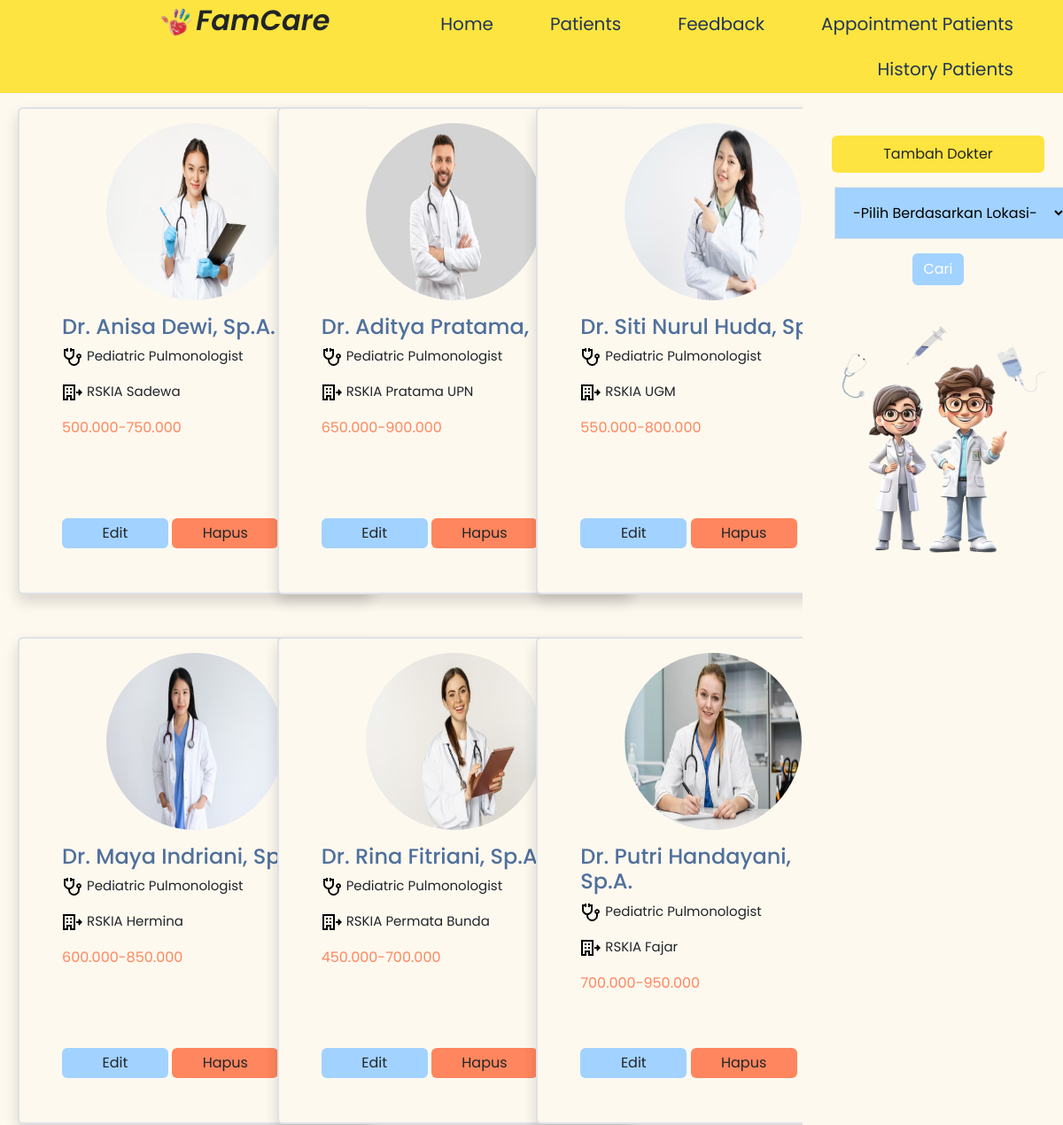
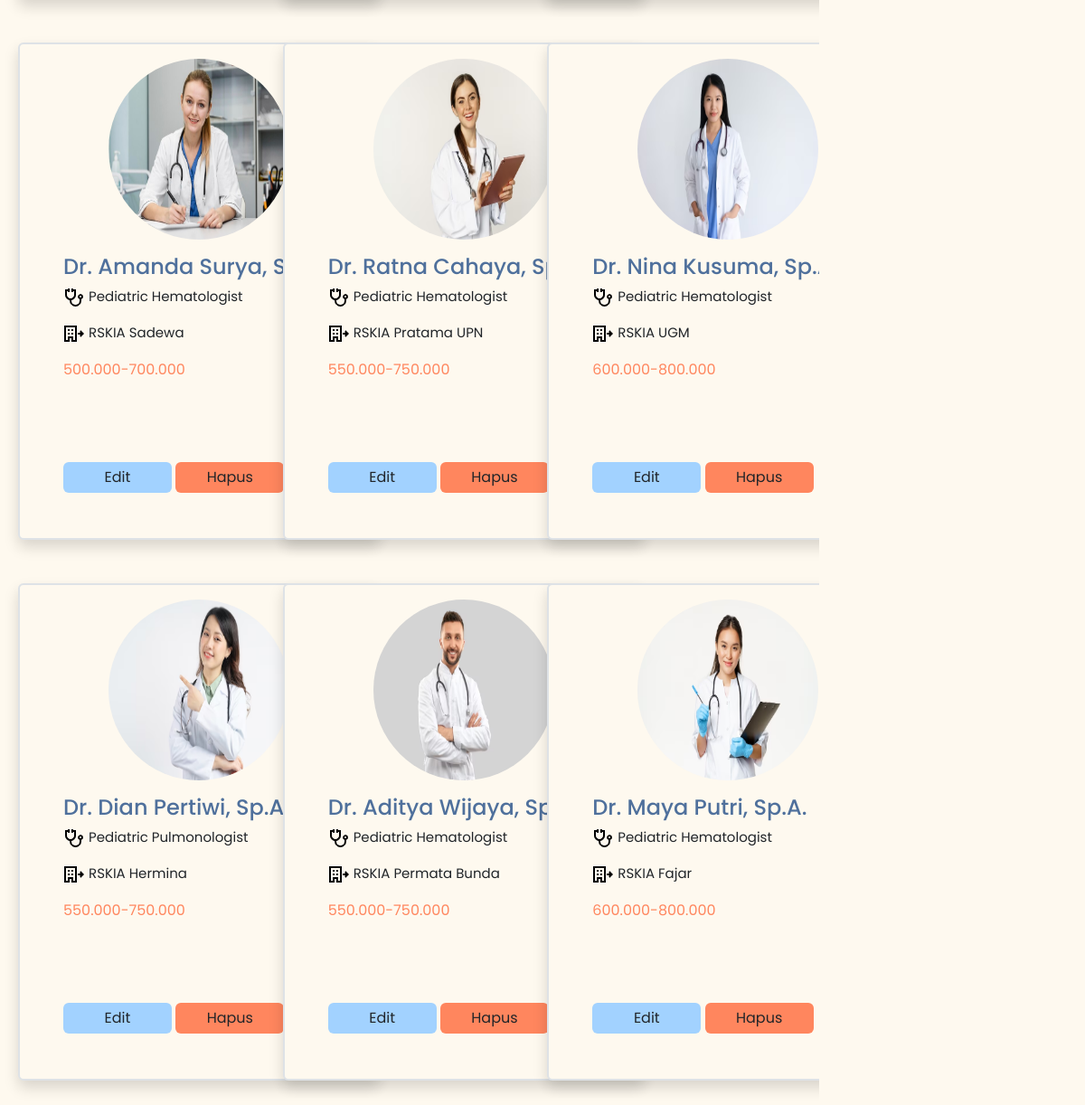
Screenshot of /find_doctor_admin.php (signed in) with the database file from the repository (2 pictures, top to bottom).
### tables this page shows
CREATE TABLE `dokter` (
  `foto` text NOT NULL,
  `nama` varchar(30) NOT NULL,
  `kualifikasi` text NOT NULL,
  `biaya` varchar(20) NOT NULL,
  `dokterID` int(11) NOT NULL,
  `lokasi` varchar(30) NOT NULL
);

### find_doctor_admin.php (the view, shortened to what this page needs)
<!DOCTYPE html>
<html lang="en">
<head>
    <link href="https://cdn.jsdelivr.net/npm/bootstrap@5.3.2/dist/css/bootstrap.min.css" rel="stylesheet">
</head>
<body>
    <ul class="nav justify-content-end p-4 py-1" style="background-color : #FEE440; font-size: 18px;">
        <div class="col-3 justify-content-start">
            <li>
                <h2 class="fw-semibold fst-italic"> <img src="logo_rs.png" alt="" width=44px>FamCare</h2>
            </li>
        </div>
        <li class="nav-item">
            <a class="nav-link fs-5 mx-3" style="color : #213555;" aria-current="page" href="home_admin.php">Home</a>
        </li>
        <li class="nav-item">
            <a class="nav-link fs-5 mx-3" style="color : #213555;" aria-current="page" href="data_pasien.php">Patients</a>
        </li>
        <li class="nav-item">
            <a class="nav-link fs-5 mx-3" style="color : #213555;" aria-current="page" href="data_feedback.php">Feedback</a>
        </li>
        <li class="nav-item">
            <a class="nav-link fs-5 mx-3" style="color : #213555;" href="appoinment_admin.php">Appointment Patients</a>
        </li>
        <li class="nav-item">
            <a class="nav-link fs-5 mx-3" style="color : #213555;" href="history_admin.php">History Patients</a>
        </li>
    </ul>
    <div class="row">
        <div class="col-9">
            <div class="text-start m-2 mt-3 row">
                <?php
                include 'connect_pemweb.php';
                $query = mysqli_query($connect, "SELECT * FROM dokter");
                while ($data = mysqli_fetch_array($query)) {
                ?>
                    <div class="col-sm-4">
                        <div class="card border border-2 shadow p-3 mb-5 bg-body-info">
                            <center>
                                <img src="<?php echo $data['foto']; ?>" class="card-img-top rounded-circle" alt="" style="width: 200px; height: 200px;">
                            </center>
                            <div class="card-body mx-3">
                                <div class="card-body-text">
                                    <h4 class="card-title" style="color: #4F709C;"><?php echo $data['nama']; ?></h4>
                                    <p class="card-text" style="font-size: 15px;">
                                        <img src="stetoskop.png" alt="">
                                        <?php echo $data['kualifikasi']; ?>
                                    </p>
                                    <p class="card-text" style="font-size: 15px;">
                                        <img src="building.png" alt="">
                                        <?php echo $data['lokasi']; ?>
                                    </p>
                                    <p class="card-text" style="color: #FF865E;">
                                        <?php echo $data['biaya']; ?>
                                    </p>
                                </div>
                                <a href="edit_doctor.php?dokterID=<?php echo $data['dokterID']; ?>" class="btn py-1 mb-3 text-center" style="width: 40%; background-color: #A2D2FF;">
                                    Edit
                                </a>
                                <a href="hapus_doctor.php?dokterID=<?php echo $data['dokterID']; ?>" class="btn py-1 mb-3 text-center" style="width: 40%; background-color: #FF865E;">
                                    Hapus
                                </a>
                            </div>
                        </div>
                    </div>
                <?php
                }
                ?>
            </div>
        </div>
        <div class="col-3 mt-5">
            <center>
                <a href="tambah_doctor.php" class="btn py-2 mb-3 text-center" style="width: 85%; background-color: #FEE440;">
                    Tambah Dokter
                </a>
            </center>
            <form action="select_option_admin.php" method="POST">
                <select name="opsiLokasi" id="opsiLokasi" class="border border-none p-3 ms-4" style="background-color: #A2D2FF;">
                    <option value="#">-Pilih Berdasarkan Lokasi-</option>
                </select>
                <center>
                    <button type="submit" name="search" class="btn btn-primary my-3 border border-0" style="background-color: #A2D2FF;">Cari</button>
                </center>
            </form>
            <img src="doctor.png" alt="" style="width: 100%; margin-top: 1rem;">
        </div>
    </div>
</body>
</html>

### find_doctor_admin.php (style rules this page uses)
body { font-family: 'Catamaran'; font-family: 'Poppins'; background-color: #FEF9EF; }
.col-9 { overflow-y: auto; max-height: 95vh; }
.card { background-color: #FEF9EF; height: 550px; width: 400px; }
.card-body-text { height: 230px; }

### rows the page displays
dokter: foto (picture), nama "Dr. Anisa Dewi, Sp.A.", kualifikasi "Pediatric Pulmonologist", lokasi "RSKIA Sadewa", biaya "500.000-750.000"
dokter: foto (picture), nama "Dr. Aditya Pratama, Sp.A.", kualifikasi "Pediatric Pulmonologist", lokasi "RSKIA Pratama UPN", biaya "650.000-900.000"
dokter: foto (picture), nama "Dr. Siti Nurul Huda,…", kualifikasi "Pediatric Pulmonologist", lokasi "RSKIA UGM", biaya "550.000-800.000"
dokter: foto (picture), nama "Dr. Maya Indriani, Sp.A.", kualifikasi "Pediatric Pulmonologist", lokasi "RSKIA Hermina", biaya "600.000-850.000", $data['dokterID'] 4 (drawn)
dokter: foto (picture), nama "Dr. Rina Fitriani, Sp.A.", kualifikasi "Pediatric Pulmonologist", lokasi "RSKIA Permata Bunda", biaya "450.000-700.000"
dokter: foto (picture), nama "Dr. Putri Handayani, Sp.A.", kualifikasi "Pediatric Pulmonologist", lokasi "RSKIA Fajar", biaya "700.000-950.000"
dokter: foto (picture), nama "Dr. Amanda Surya, Sp.A.", kualifikasi "Pediatric Hematologist", lokasi "RSKIA Sadewa", biaya "500.000-700.000"
dokter: foto (picture), nama "Dr. Ratna Cahaya, Sp.A.", kualifikasi "Pediatric Hematologist", lokasi "RSKIA Pratama UPN", biaya "550.000-750.000"
dokter: foto (picture), nama "Dr. Nina Kusuma,…", kualifikasi "Pediatric Hematologist", lokasi "RSKIA UGM", biaya "600.000-800.000"
dokter: foto (picture), nama "Dr. Dian Pertiwi, Sp.A.", kualifikasi "Pediatric Pulmonologist", lokasi "RSKIA Hermina", biaya "550.000-750.000"
dokter: foto (picture), nama "Dr. Aditya Wijaya, Sp.A.", kualifikasi "Pediatric Hematologist", lokasi "RSKIA Permata Bunda", biaya "550.000-750.000"
dokter: foto (picture), nama "Dr. Maya Putri, Sp.A.", kualifikasi "Pediatric Hematologist", lokasi "RSKIA Fajar", biaya "600.000-800.000"
